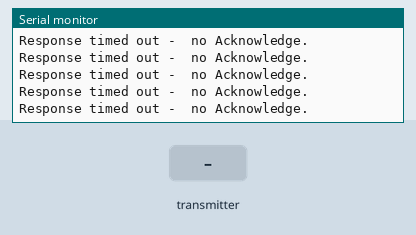
Simulated run of this sketch. Board: Arduino Uno, built with avr-gcc and run on an emulated ATmega328P. On the bench: the last lines printed to the serial monitor. Inputs (shaded band) come from the test bench. No radio packets arrive unless stated.

Above: at 1.2 s.
1.3 s: the transmitter starts sending dead_switch = 0
At 1.43 s:
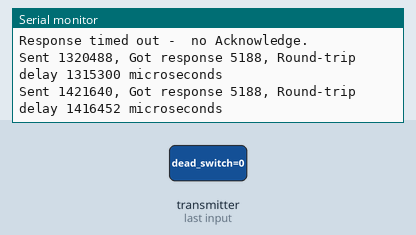
2.9 s: the transmitter starts sending js_x = 0
At 3.87 s:
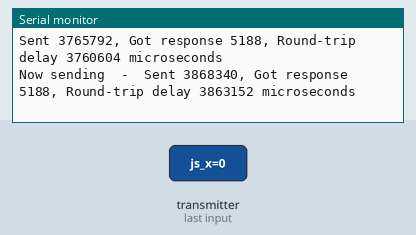
5.9 s: the transmitter starts sending throttle_pwm = 0
At 6.01 s:
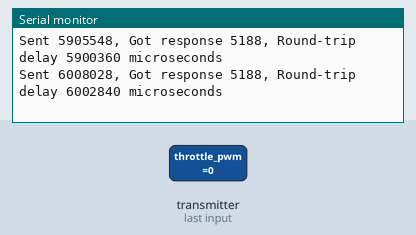
7.4 s: the transmitter starts sending js_y = 0
At 7.74 s:
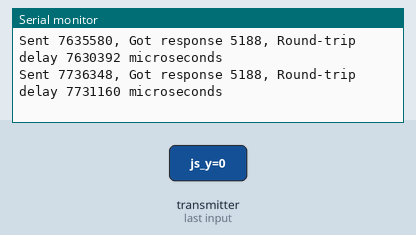
8.9 s: the transmitter starts sending js_click = 0
At 9.07 s:
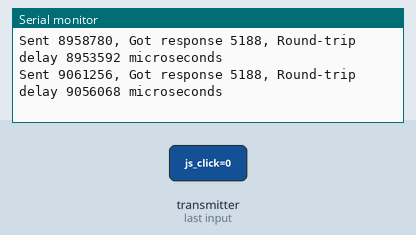
10.4 s: the transmitter starts sending _micros = 0
At 10.7 s:
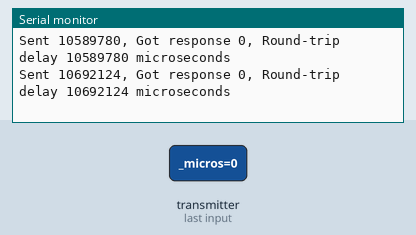

The sketch:

elb_tx.ino
```cpp
#include <millisDelay.h>
#include <printf.h>
#include <nRF24L01.h>
#include <RF24_config.h>
#include <RF24.h>

/*
CONNECTIONS
nRF24L01 Radio Module: See http://arduino-info.wikispaces.com/Nrf24L01-2.4GHz-HowTo
   1 - GND
   2 - VCC 3.3V !!! NOT 5V
   3 - CE to Arduino pin 7
   4 - CSN to Arduino pin 8
   5 - SCK to Arduino pin 13
   6 - MOSI to Arduino pin 11
   7 - MISO to Arduino pin 12
   8 - UNUSED
*/

/***************************** Defines *********************************/

// The pins to be used for CE and SN
#define PIN_RF24_CE  7
#define PIN_RF24_CSN 8

// Arduino pin numbers
#define PIN_DEAD_SWITCH 3 // digital pin connected to momentary switch output
#define PIN_JS_CLICK    2 // digital pin connected to joystick click output
#define PIN_JS_X        0 // analog pin connected to joystick X-axis output
#define PIN_JS_Y        1 // analog pin connected to joystick Y-axis output

#define DELAY_READ_INPUT      100 // (ms) 100ms = 10Hz
#define DELAY_PRINT_RX_OUTPUT 100

/***************************** Constants *********************************/

// Smoothing of the throttle command averaging
const int numReadings = 20;

/***************************** Variables *********************************/

// Stored values to keep track of
int readings[numReadings]; // the readings from the analog input
int readIndex = 0;         // the index of the current reading
int total = 0;             // the running total
int throttle_avg = 0;      // the average

// Delays
millisDelay input_delay;
millisDelay print_rx_delay;

unsigned long timeNow;  // Used to grab the current time, calculate delays
unsigned long started_waiting_at;
boolean timeout;       // Timeout? True or False

byte addresses[][6] = {"1Node", "2Node"}; // These will be the names of the "Pipes"


// Initialize objects
/* Hardware configuration: Set up nRF24L01 radio on SPI bus plus (usually) pins 7 & 8 (Can be changed) */
RF24 radio(PIN_RF24_CE, PIN_RF24_CSN);


/***************************** Structs *********************************/

// initialize a data strucuture for the tx packets ???
struct dataStruct {
  bool dead_switch;    // The momentary ON switch
  int js_x; // The pot position values for the x axis
  int throttle_pwm; // throttle averaged and formated as pwm
  int js_y; // The pot position values for the y axis
  bool js_click; // The joystick press value
  unsigned long _micros;  // to save response times
} myData;                 // This can be accessed in the form:  myData.throttlePosition  etc.


/***************************** Functions *********************************/

void setup()
{
  // Arduino config
  Serial.begin(115200);  // MUST reset the Serial Monitor to 115200 (lower right of window )
  printf_begin(); // Needed for "printDetails" Takes up some memory


  // Radio config
  radio.begin();          // Initialize the nRF24L01 Radio
  radio.setChannel(108);  // Above most WiFi frequencies
  radio.setDataRate(RF24_2MBPS); // fast at the expense of range

  // Set the Power Amplifier Level of the NRF24 module
  // PALevelcan be one of four levels: RF24_PA_MIN, RF24_PA_LOW, RF24_PA_HIGH and RF24_PA_MAX
  radio.setPALevel(RF24_PA_MAX);

  // Open a writing and reading pipe on each radio, with opposite addresses
  radio.openWritingPipe(addresses[0]);
  radio.openReadingPipe(1, addresses[1]);

  // Start the radio listening for data
  radio.startListening();


  // Inputs config
  pinMode(PIN_DEAD_SWITCH, INPUT);
  pinMode(PIN_JS_CLICK, INPUT);

  input_delay.start(DELAY_READ_INPUT); // starts the input read delay
  print_rx_delay.start(DELAY_PRINT_RX_OUTPUT); // starts the rx print delay

  // Variables config
  // initialize the throttle smoothing array to 0
  for (int thisReading = 0; thisReading < numReadings; thisReading++) {
    readings[thisReading] = 0;
  }
}

void read_inputs()
{
  // Read from switches and pots
  myData.dead_switch = digitalRead(PIN_DEAD_SWITCH);
  myData.js_click  = digitalRead(PIN_JS_CLICK);
  myData.js_x = analogRead(PIN_JS_X);
  myData.js_y = analogRead(PIN_JS_Y);
}

void ramp_throttle()
{
  // smoothly ramp the throttle according to some time constant
  // subtract the last reading
  total = total - readings[readIndex];
  // read from the sensor
  readings[readIndex] = myData.js_x;
  // add the reading to the total
  total = total + readings[readIndex];
  // advance to the next position in the array
  readIndex = readIndex + 1;

  // if we're at the end of the array wrap around to the beginning
  if (readIndex >= numReadings) {
    readIndex = 0;
  }

  // calculate the throttle average
  throttle_avg = total / numReadings;

  // map throttle_avg to pwm
  myData.throttle_pwm = map(throttle_avg, 0, 1023, 1050, 1950);
}

void print_inputs() {
  // Serial output of all the controller inputs
  Serial.print("Switch:  ");
  Serial.print(digitalRead(myData.dead_switch));
  Serial.print("\n");

  Serial.print("Press:  ");
  Serial.print(digitalRead(myData.js_click));
  Serial.print("\n");

  Serial.print("X-axis: ");
  Serial.print(analogRead(myData.js_x));
  Serial.print("\n");

  Serial.print("Smoothed PWM throttle: ");
  Serial.print(myData.throttle_pwm);
  Serial.print("\n");

  Serial.print("Y-axis: ");
  Serial.print(analogRead(myData.js_y));
  Serial.print("\n\n");
}

void process_throttle(bool verbose_output)
{
  read_inputs();
  ramp_throttle();
  if (verbose_output)
    print_inputs();
}

void loop()
{
  radio.stopListening(); // First, stop listening so we can talk.
  if (input_delay.isFinished()) {
    process_throttle(true);
    input_delay.start(DELAY_READ_INPUT);
  }

  myData._micros = micros();  // Send back for timing
  if (print_rx_delay.remaining() == 0) {
    Serial.print(F("Now sending  -  "));
  }

  // Send data, checking for error ("!" means NOT)
  if (!radio.write( &myData, sizeof(myData) )) {
    if (print_rx_delay.remaining() == 0) {
      Serial.println(F("Transmit failed "));
    }
  }

  radio.startListening(); // Now, continue listening

  started_waiting_at = micros(); // timeout period, get the current microseconds
  timeout = false; //  variable to indicate if a response was received or not

  while ( ! radio.available() ) { // While nothing is received
    if (micros() - started_waiting_at > 200000 ) { // If waited longer than 200ms, indicate timeout and exit while loop
      timeout = true;
      break;
    }
  }

  if (print_rx_delay.remaining() == 0) {
    if ( timeout )
    { // Describe the results
      Serial.println(F("Response timed out -  no Acknowledge."));
    }
    else
    {
      // Grab the response, compare, and send to Serial Monitor
      radio.read( &myData, sizeof(myData) );
      timeNow = micros();

      // Show it
      Serial.print(F("Sent "));
      Serial.print(timeNow);
      Serial.print(F(", Got response "));
      Serial.print(myData._micros);
      Serial.print(F(", Round-trip delay "));
      Serial.print(timeNow - myData._micros);
      Serial.println(F(" microseconds "));
    }
  }


  if (print_rx_delay.remaining() == 0) {
    print_rx_delay.start(DELAY_PRINT_RX_OUTPUT);
  }

}
```

Measured:
- after the input at 1.3 s, the serial monitor: prints a new line at once (image 1)
- after the input at 2.9 s, the serial monitor: prints a new line after 0.15 s (image 2)
- after the input at 5.9 s, the serial monitor: prints a new line after 0.11 s (image 3)
- after the input at 7.4 s, the serial monitor: prints a new line after 0.24 s (image 4)
- after the input at 8.9 s, the serial monitor: prints a new line after 0.16 s (image 5)
- after the input at 10.4 s, the serial monitor: prints a new line after 0.19 s (image 6)
